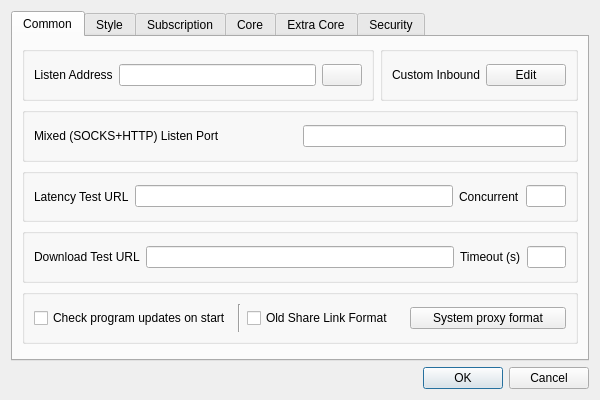
<?xml version="1.0" encoding="UTF-8"?>
<ui version="4.0">
 <class>DialogBasicSettings</class>
 <widget class="QDialog" name="DialogBasicSettings">
  <property name="geometry">
   <rect>
    <x>0</x>
    <y>0</y>
    <width>600</width>
    <height>400</height>
   </rect>
  </property>
  <property name="sizePolicy">
   <sizepolicy hsizetype="Preferred" vsizetype="Preferred">
    <horstretch>0</horstretch>
    <verstretch>0</verstretch>
   </sizepolicy>
  </property>
  <property name="windowTitle">
   <string>Basic Settings</string>
  </property>
  <layout class="QGridLayout" name="gridLayout">
   <item row="8" column="3">
    <widget class="QDialogButtonBox" name="buttonBox">
     <property name="orientation">
      <enum>Qt::Horizontal</enum>
     </property>
     <property name="standardButtons">
      <set>QDialogButtonBox::Cancel|QDialogButtonBox::Ok</set>
     </property>
    </widget>
   </item>
   <item row="2" column="3">
    <widget class="QTabWidget" name="tabWidget">
     <property name="currentIndex">
      <number>0</number>
     </property>
     <widget class="QWidget" name="tab_1">
      <attribute name="title">
       <string>Common</string>
      </attribute>
      <layout class="QVBoxLayout" name="verticalLayout_2">
       <item>
        <layout class="QHBoxLayout" name="hlayout_l1">
         <item>
          <widget class="QGroupBox" name="horizontalGroupBox_3">
           <layout class="QHBoxLayout" name="horizontalLayout_19">
            <item>
             <widget class="QLabel" name="label">
              <property name="text">
               <string>Listen Address</string>
              </property>
             </widget>
            </item>
            <item>
             <widget class="QLineEdit" name="inbound_address"/>
            </item>
            <item>
             <widget class="QPushButton" name="inbound_auth">
              <property name="text">
               <string notr="true"/>
              </property>
             </widget>
            </item>
           </layout>
          </widget>
         </item>
         <item>
          <widget class="QGroupBox" name="groupbox_custom_inbound">
           <layout class="QHBoxLayout" name="horizontalLayout_10">
            <item>
             <widget class="QLabel" name="label_11">
              <property name="text">
               <string>Custom Inbound</string>
              </property>
             </widget>
            </item>
            <item>
             <widget class="QPushButton" name="custom_inbound_edit">
              <property name="text">
               <string>Edit</string>
              </property>
             </widget>
            </item>
           </layout>
          </widget>
         </item>
        </layout>
       </item>
       <item>
        <layout class="QHBoxLayout" name="hlayout_l2">
         <item>
          <widget class="QGroupBox" name="horizontalGroupBox_2">
           <layout class="QHBoxLayout" name="horizontalLayout_13">
            <item>
             <widget class="QLabel" name="inbound_socks_port_l">
              <property name="text">
               <string>Mixed (SOCKS+HTTP) Listen Port</string>
              </property>
             </widget>
            </item>
            <item>
             <widget class="QLineEdit" name="inbound_socks_port">
              <property name="sizePolicy">
               <sizepolicy hsizetype="Preferred" vsizetype="Fixed">
                <horstretch>0</horstretch>
                <verstretch>0</verstretch>
               </sizepolicy>
              </property>
             </widget>
            </item>
           </layout>
          </widget>
         </item>
        </layout>
       </item>
       <item>
        <widget class="QGroupBox" name="groupBox1">
         <layout class="QHBoxLayout" name="horizontalLayout_9" stretch="0,8,1,1">
          <item>
           <widget class="QLabel" name="label_13">
            <property name="text">
             <string>Latency Test URL</string>
            </property>
           </widget>
          </item>
          <item>
           <widget class="QLineEdit" name="test_latency_url"/>
          </item>
          <item>
           <widget class="QLabel" name="label_14">
            <property name="text">
             <string>Concurrent</string>
            </property>
           </widget>
          </item>
          <item>
           <widget class="QLineEdit" name="test_concurrent"/>
          </item>
         </layout>
        </widget>
       </item>
       <item>
        <widget class="QGroupBox" name="horizontalGroupBox">
         <layout class="QHBoxLayout" name="horizontalLayout_12" stretch="0,8,1,1">
          <item>
           <widget class="QLabel" name="label_19">
            <property name="text">
             <string>Download Test URL</string>
            </property>
           </widget>
          </item>
          <item>
           <widget class="MyLineEdit" name="test_download_url"/>
          </item>
          <item>
           <widget class="QLabel" name="label_10">
            <property name="text">
             <string>Timeout (s)</string>
            </property>
           </widget>
          </item>
          <item>
           <widget class="QLineEdit" name="test_download_timeout"/>
          </item>
         </layout>
        </widget>
       </item>
       <item>
        <widget class="QGroupBox" name="horizontalGroupBox1">
         <layout class="QHBoxLayout" name="horizontalLayout_18">
          <item>
           <widget class="QCheckBox" name="check_update_on_start">
            <property name="text">
             <string>Check program updates on start</string>
            </property>
           </widget>
          </item>
          <item>
           <widget class="Line" name="sys_proxy_format_vline">
            <property name="orientation">
             <enum>Qt::Vertical</enum>
            </property>
           </widget>
          </item>
          <item>
           <widget class="QCheckBox" name="old_share_link_format">
            <property name="toolTip">
             <string>Share VMess Link with v2rayN Format</string>
            </property>
            <property name="text">
             <string>Old Share Link Format</string>
            </property>
           </widget>
          </item>
          <item>
           <widget class="QPushButton" name="sys_proxy_format">
            <property name="text">
             <string>System proxy format</string>
            </property>
           </widget>
          </item>
         </layout>
        </widget>
       </item>
       <item>
        <widget class="QWidget" name="horizontalWidget_1" native="true">
         <property name="sizePolicy">
          <sizepolicy hsizetype="Preferred" vsizetype="Maximum">
           <horstretch>0</horstretch>
           <verstretch>0</verstretch>
          </sizepolicy>
         </property>
         <layout class="QHBoxLayout" name="horizontalLayout_2">
          <property name="leftMargin">
           <number>0</number>
          </property>
          <property name="topMargin">
           <number>0</number>
          </property>
          <property name="rightMargin">
           <number>0</number>
          </property>
          <property name="bottomMargin">
           <number>0</number>
          </property>
         </layout>
        </widget>
       </item>
      </layout>
     </widget>
     <widget class="QWidget" name="tab_2">
      <attribute name="title">
       <string>Style</string>
      </attribute>
      <layout class="QGridLayout" name="gridLayout_5">
       <item row="0" column="0">
        <layout class="QHBoxLayout" name="style_h_1">
         <item>
          <widget class="QGroupBox" name="groupBox">
           <layout class="QHBoxLayout" name="horizontalLayout_4">
            <item>
             <widget class="QLabel" name="label_8">
              <property name="sizePolicy">
               <sizepolicy hsizetype="Maximum" vsizetype="Maximum">
                <horstretch>0</horstretch>
                <verstretch>0</verstretch>
               </sizepolicy>
              </property>
              <property name="text">
               <string>Theme</string>
              </property>
             </widget>
            </item>
            <item>
             <widget class="QComboBox" name="theme">
              <item>
               <property name="text">
                <string>System</string>
               </property>
              </item>
              <item>
               <property name="text">
                <string notr="true">flatgray</string>
               </property>
              </item>
              <item>
               <property name="text">
                <string notr="true">lightblue</string>
               </property>
              </item>
              <item>
               <property name="text">
                <string notr="true">blacksoft</string>
               </property>
              </item>
             </widget>
            </item>
            <item>
             <widget class="QPushButton" name="set_custom_icon">
              <property name="sizePolicy">
               <sizepolicy hsizetype="Preferred" vsizetype="Fixed">
                <horstretch>0</horstretch>
                <verstretch>0</verstretch>
               </sizepolicy>
              </property>
              <property name="text">
               <string>Set custom icon</string>
              </property>
             </widget>
            </item>
           </layout>
          </widget>
         </item>
         <item>
          <widget class="QGroupBox" name="groupBox2">
           <layout class="QHBoxLayout" name="horizontalLayout_7">
            <item>
             <widget class="QLabel" name="label_15">
              <property name="sizePolicy">
               <sizepolicy hsizetype="Maximum" vsizetype="Maximum">
                <horstretch>0</horstretch>
                <verstretch>0</verstretch>
               </sizepolicy>
              </property>
              <property name="text">
               <string notr="true">Language</string>
              </property>
             </widget>
            </item>
            <item>
             <widget class="QComboBox" name="language">
              <item>
               <property name="text">
                <string notr="true">System</string>
               </property>
              </item>
              <item>
               <property name="text">
                <string notr="true">English</string>
               </property>
              </item>
              <item>
               <property name="text">
                <string notr="true">简体中文</string>
               </property>
              </item>
              <item>
               <property name="text">
                <string notr="true">فارسی</string>
               </property>
              </item>
              <item>
               <property name="text">
                <string notr="true">Русский</string>
               </property>
              </item>
             </widget>
            </item>
           </layout>
          </widget>
         </item>
        </layout>
       </item>
       <item row="2" column="0">
        <layout class="QHBoxLayout" name="style_h_2">
         <item>
          <widget class="QGroupBox" name="traffic_statistics_box">
           <layout class="QHBoxLayout" name="horizontalLayout_3">
            <item>
             <widget class="QLabel" name="label_16">
              <property name="text">
               <string>Statistics refresh rate</string>
              </property>
             </widget>
            </item>
            <item>
             <widget class="QComboBox" name="rfsh_r">
              <item>
               <property name="text">
                <string notr="true">500ms</string>
               </property>
              </item>
              <item>
               <property name="text">
                <string notr="true">1s</string>
               </property>
              </item>
              <item>
               <property name="text">
                <string notr="true">2s</string>
               </property>
              </item>
              <item>
               <property name="text">
                <string notr="true">3s</string>
               </property>
              </item>
              <item>
               <property name="text">
                <string notr="true">5s</string>
               </property>
              </item>
              <item>
               <property name="text">
                <string>Off</string>
               </property>
              </item>
             </widget>
            </item>
           </layout>
          </widget>
         </item>
         <item>
          <widget class="QGroupBox" name="connection_statistics_box">
           <layout class="QHBoxLayout" name="horizontalLayout_15">
            <item>
             <widget class="QLabel" name="label_9">
              <property name="text">
               <string>Connection statistics</string>
              </property>
             </widget>
            </item>
            <item>
             <widget class="QCheckBox" name="connection_statistics">
              <property name="text">
               <string>Enable</string>
              </property>
             </widget>
            </item>
           </layout>
          </widget>
         </item>
        </layout>
       </item>
       <item row="3" column="0">
        <layout class="QHBoxLayout" name="style_h_3">
         <item>
          <widget class="QGroupBox" name="horizontalGroupBox_5">
           <layout class="QHBoxLayout" name="horizontalLayout_6">
            <item>
             <widget class="QCheckBox" name="start_minimal">
              <property name="sizePolicy">
               <sizepolicy hsizetype="Preferred" vsizetype="Fixed">
                <horstretch>0</horstretch>
                <verstretch>0</verstretch>
               </sizepolicy>
              </property>
              <property name="text">
               <string>Hide dashboard at startup</string>
              </property>
             </widget>
            </item>
           </layout>
          </widget>
         </item>
         <item>
          <widget class="QGroupBox" name="groupBox_2">
           <layout class="QHBoxLayout" name="horizontalLayout_23">
            <item>
             <widget class="QLabel" name="label_17">
              <property name="text">
               <string>Max log lines</string>
              </property>
             </widget>
            </item>
            <item>
             <widget class="QLineEdit" name="max_log_line">
              <property name="sizePolicy">
               <sizepolicy hsizetype="Ignored" vsizetype="Fixed">
                <horstretch>0</horstretch>
                <verstretch>0</verstretch>
               </sizepolicy>
              </property>
             </widget>
            </item>
           </layout>
          </widget>
         </item>
        </layout>
       </item>
      </layout>
     </widget>
     <widget class="QWidget" name="tab_3">
      <attribute name="title">
       <string>Subscription</string>
      </attribute>
      <layout class="QGridLayout" name="gridLayout_3">
       <item row="0" column="1">
        <layout class="QHBoxLayout" name="horizontalLayout_5">
         <item>
          <widget class="QCheckBox" name="sub_auto_update_enable">
           <property name="sizePolicy">
            <sizepolicy hsizetype="Minimum" vsizetype="Fixed">
             <horstretch>0</horstretch>
             <verstretch>0</verstretch>
            </sizepolicy>
           </property>
           <property name="text">
            <string>Enable</string>
           </property>
          </widget>
         </item>
         <item>
          <widget class="QLabel" name="label_21">
           <property name="text">
            <string>Interval (minute, invalid if less than 30)</string>
           </property>
          </widget>
         </item>
         <item>
          <widget class="QLineEdit" name="sub_auto_update">
           <property name="sizePolicy">
            <sizepolicy hsizetype="Preferred" vsizetype="Fixed">
             <horstretch>0</horstretch>
             <verstretch>0</verstretch>
            </sizepolicy>
           </property>
          </widget>
         </item>
        </layout>
       </item>
       <item row="1" column="1">
        <widget class="MyLineEdit" name="user_agent"/>
       </item>
       <item row="2" column="1">
        <widget class="QCheckBox" name="sub_use_proxy">
         <property name="text">
          <string>Use proxy when updating subscription</string>
         </property>
        </widget>
       </item>
       <item row="3" column="1">
        <widget class="QCheckBox" name="sub_insecure">
         <property name="text">
          <string>Ignore TLS errors when updating subscription</string>
         </property>
        </widget>
       </item>
       <item row="4" column="1">
        <widget class="QCheckBox" name="sub_clear">
         <property name="text">
          <string>Clear servers before updating subscription</string>
         </property>
        </widget>
       </item>
       <item row="0" column="0">
        <widget class="QLabel" name="label_20">
         <property name="sizePolicy">
          <sizepolicy hsizetype="Preferred" vsizetype="Maximum">
           <horstretch>0</horstretch>
           <verstretch>0</verstretch>
          </sizepolicy>
         </property>
         <property name="text">
          <string>Automatic update</string>
         </property>
        </widget>
       </item>
       <item row="1" column="0">
        <widget class="QLabel" name="label_4">
         <property name="text">
          <string>User Agent</string>
         </property>
        </widget>
       </item>
      </layout>
     </widget>
     <widget class="QWidget" name="tab_4">
      <attribute name="title">
       <string>Core</string>
      </attribute>
      <layout class="QVBoxLayout" name="verticalLayout">
       <item>
        <widget class="QGroupBox" name="groupBox_core">
         <property name="sizePolicy">
          <sizepolicy hsizetype="Preferred" vsizetype="Maximum">
           <horstretch>0</horstretch>
           <verstretch>0</verstretch>
          </sizepolicy>
         </property>
         <property name="title">
          <string notr="true">core_name</string>
         </property>
         <layout class="QVBoxLayout" name="verticalLayout_3">
          <item>
           <widget class="QWidget" name="assest_group" native="true">
            <layout class="QGridLayout" name="gridLayout_2">
             <item row="0" column="1">
              <widget class="QComboBox" name="log_level">
               <property name="sizePolicy">
                <sizepolicy hsizetype="Maximum" vsizetype="Fixed">
                 <horstretch>0</horstretch>
                 <verstretch>0</verstretch>
                </sizepolicy>
               </property>
              </widget>
             </item>
             <item row="1" column="0">
              <widget class="QLabel" name="label_6">
               <property name="text">
                <string>Multiplex (mux)</string>
               </property>
              </widget>
             </item>
             <item row="0" column="0">
              <widget class="QLabel" name="label_3">
               <property name="text">
                <string notr="true">Loglevel</string>
               </property>
              </widget>
             </item>
             <item row="1" column="1">
              <layout class="QHBoxLayout" name="horizontalLayout">
               <item>
                <widget class="QComboBox" name="mux_protocol"/>
               </item>
               <item>
                <widget class="QLabel" name="label_7">
                 <property name="text">
                  <string>concurrency</string>
                 </property>
                </widget>
               </item>
               <item>
                <widget class="QLineEdit" name="mux_concurrency"/>
               </item>
               <item>
                <widget class="QCheckBox" name="mux_padding">
                 <property name="text">
                  <string notr="true">Padding</string>
                 </property>
                </widget>
               </item>
               <item>
                <widget class="QCheckBox" name="mux_default_on">
                 <property name="text">
                  <string>Default On</string>
                 </property>
                </widget>
               </item>
              </layout>
             </item>
            </layout>
           </widget>
          </item>
          <item>
           <widget class="QPushButton" name="core_settings">
            <property name="text">
             <string>Core Options</string>
            </property>
           </widget>
          </item>
         </layout>
        </widget>
       </item>
      </layout>
     </widget>
     <widget class="QWidget" name="tab_6">
      <attribute name="title">
       <string>Extra Core</string>
      </attribute>
      <layout class="QVBoxLayout" name="verticalLayout_5">
       <item>
        <widget class="QScrollArea" name="extra_core_box_scrollArea">
         <property name="frameShape">
          <enum>QFrame::NoFrame</enum>
         </property>
         <property name="widgetResizable">
          <bool>true</bool>
         </property>
         <widget class="QWidget" name="extra_core_box_scrollAreaWidgetContents">
          <property name="geometry">
           <rect>
            <x>0</x>
            <y>0</y>
            <width>632</width>
            <height>299</height>
           </rect>
          </property>
          <layout class="QVBoxLayout" name="verticalLayout_6">
           <item>
            <widget class="QWidget" name="horizontalWidget_4" native="true">
             <property name="sizePolicy">
              <sizepolicy hsizetype="Preferred" vsizetype="Maximum">
               <horstretch>0</horstretch>
               <verstretch>0</verstretch>
              </sizepolicy>
             </property>
             <layout class="QHBoxLayout" name="horizontalLayout_8">
              <item>
               <widget class="QPushButton" name="extra_core_add">
                <property name="text">
                 <string>Add</string>
                </property>
               </widget>
              </item>
              <item>
               <widget class="QPushButton" name="extra_core_del">
                <property name="text">
                 <string>Delete</string>
                </property>
               </widget>
              </item>
             </layout>
            </widget>
           </item>
          </layout>
         </widget>
        </widget>
       </item>
      </layout>
     </widget>
     <widget class="QWidget" name="tab_5">
      <attribute name="title">
       <string>Security</string>
      </attribute>
      <layout class="QVBoxLayout" name="verticalLayout_4">
       <item>
        <widget class="QCheckBox" name="skip_cert">
         <property name="text">
          <string>Skip TLS certificate authentication by default (allowInsecure)</string>
         </property>
        </widget>
       </item>
       <item>
        <widget class="QGroupBox" name="horizontalGroupBox2">
         <property name="sizePolicy">
          <sizepolicy hsizetype="Preferred" vsizetype="Maximum">
           <horstretch>0</horstretch>
           <verstretch>0</verstretch>
          </sizepolicy>
         </property>
         <layout class="QHBoxLayout" name="horizontalLayout_26">
          <item>
           <widget class="QLabel" name="label_18">
            <property name="text">
             <string>Default uTLS Fingerprint</string>
            </property>
           </widget>
          </item>
          <item>
           <widget class="QComboBox" name="utlsFingerprint">
            <property name="editable">
             <bool>true</bool>
            </property>
           </widget>
          </item>
         </layout>
        </widget>
       </item>
      </layout>
     </widget>
    </widget>
   </item>
  </layout>
 </widget>
 <customwidgets>
  <customwidget>
   <class>MyLineEdit</class>
   <extends>QLineEdit</extends>
   <header>ui/widget/MyLineEdit.h</header>
  </customwidget>
 </customwidgets>
 <resources/>
 <connections>
  <connection>
   <sender>buttonBox</sender>
   <signal>accepted()</signal>
   <receiver>DialogBasicSettings</receiver>
   <slot>accept()</slot>
   <hints>
    <hint type="sourcelabel">
     <x>248</x>
     <y>254</y>
    </hint>
    <hint type="destinationlabel">
     <x>157</x>
     <y>274</y>
    </hint>
   </hints>
  </connection>
  <connection>
   <sender>buttonBox</sender>
   <signal>rejected()</signal>
   <receiver>DialogBasicSettings</receiver>
   <slot>reject()</slot>
   <hints>
    <hint type="sourcelabel">
     <x>316</x>
     <y>260</y>
    </hint>
    <hint type="destinationlabel">
     <x>286</x>
     <y>274</y>
    </hint>
   </hints>
  </connection>
 </connections>
</ui>
